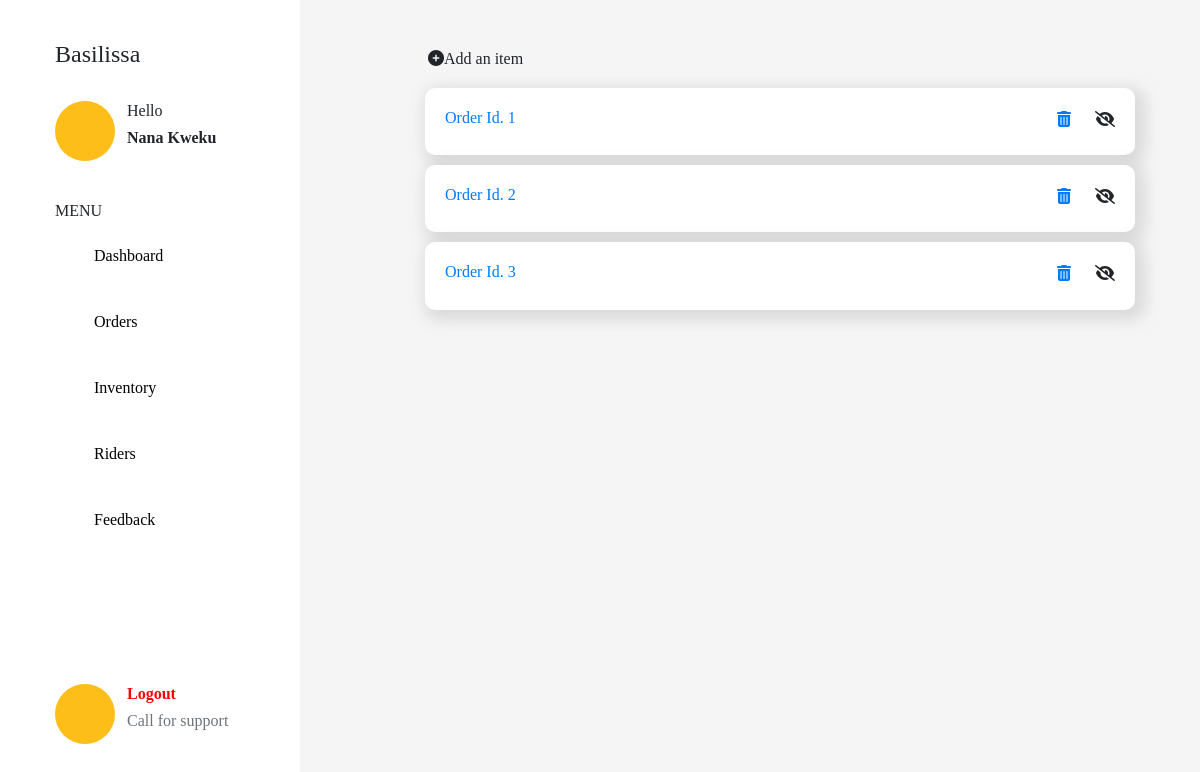
The page /orders on the database as committed earlier.
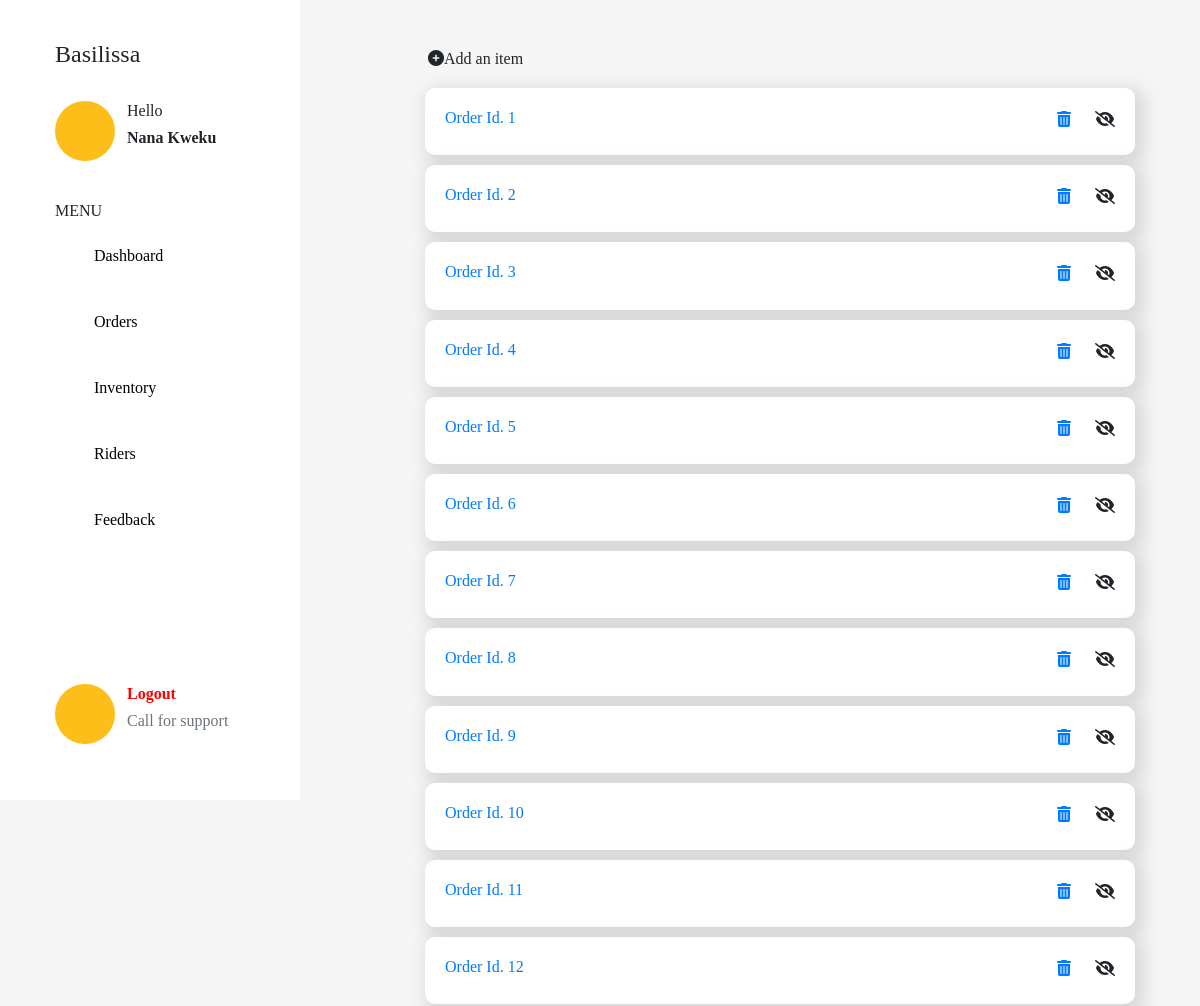
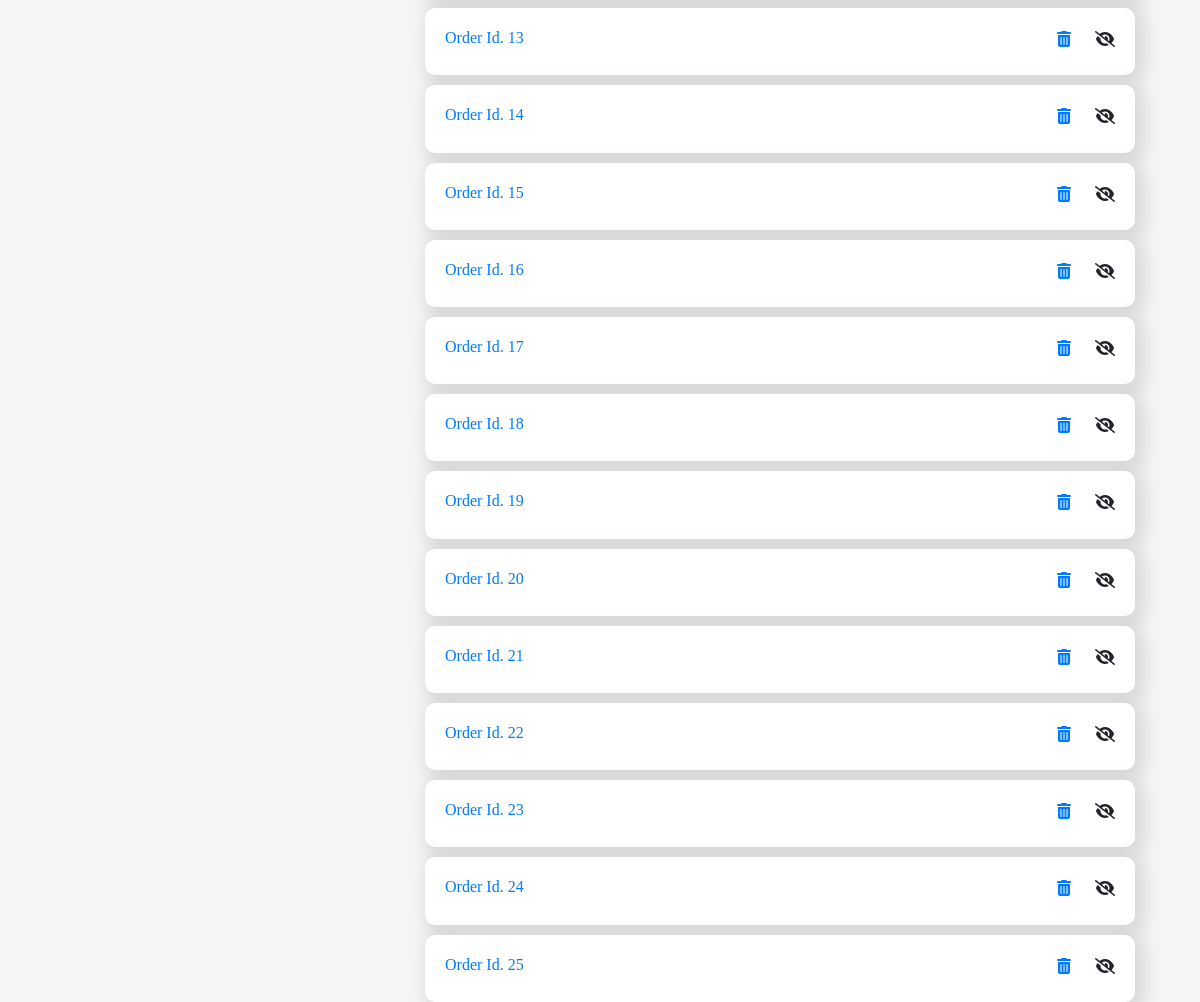
The same page on the database as committed later (2 pictures, top to bottom).
### models.py (models this page shows, shortened)
class Order(db.Model):
    id = db.Column(db.Integer, primary_key=True)
    order = db.Column(db.String(), nullable=False)
    user = db.Column(db.String(),nullable=False)
    phone = db.Column(db.String(), nullable=False)
    location = db.Column(db.String(), nullable=False)
    branch = db.Column(db.String(), nullable=False)
    date_created = db.Column(db.DateTime, default=datetime.utcnow)
    total = db.Column(db.String)

### app.py (the view)
@app.route('/orders')
def orders():
    orders = Order.query.all()
    return render_template('orders.html', orders=orders)

### templates/orders.html
{% extends "dash.html" %}
{% block body %}
<div class="container">
   <a href="{{url_for('additem')}}"><button class="btn"><i class="fas fa-plus-circle"></i>Add an item</button></a>
    {% for order in orders %}
    <div class="strip">
        <a href="{{url_for('order', id=order.id)}}">
            <h6>Order Id. {{order.id}}</h6>
        </a>
            <div class="actions">
                <a href="{{url_for('delete', id=order.id)}}">
                <i class="fas fa-trash-alt" style="margin-right: 20px;"></i>
            </a>
                <i class="fas fa-eye-slash "></i>
            </div>
        </div>
        {% endfor %}
</div>
{% endblock %}

Rows that differ between the two databases and show on the page:
added Order: id "4"
added Order: id "5"
added Order: id "6"
added Order: id "7"
added Order: id "8"
added Order: id "9"
added Order: id "10"
added Order: id "11"
added Order: id "12"
added Order: id "13"
added Order: id "14"
added Order: id "15"
added Order: id "16"
added Order: id "17"
added Order: id "18"
added Order: id "19"
added Order: id "20"
added Order: id "21"
added Order: id "22"
added Order: id "23"
added Order: id "24"
added Order: id "25"
